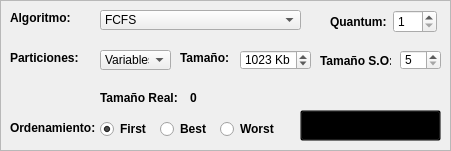
     <widget class="QFrame" name="frame">
      <property name="geometry">
       <rect>
        <x>10</x>
        <y>0</y>
        <width>451</width>
        <height>151</height>
       </rect>
      </property>
      <property name="font">
       <font>
        <pointsize>9</pointsize>
       </font>
      </property>
      <property name="frameShape">
       <enum>QFrame::StyledPanel</enum>
      </property>
      <property name="frameShadow">
       <enum>QFrame::Raised</enum>
      </property>
      <widget class="QWidget" name="layoutWidget_4">
       <property name="geometry">
        <rect>
         <x>330</x>
         <y>10</y>
         <width>107</width>
         <height>24</height>
        </rect>
       </property>
       <property name="font">
        <font>
         <pointsize>9</pointsize>
        </font>
       </property>
       <layout class="QHBoxLayout" name="lay_quantum">
        <item>
         <widget class="QLabel" name="lab_quantum">
          <property name="font">
           <font>
            <pointsize>9</pointsize>
            <weight>75</weight>
            <bold>true</bold>
           </font>
          </property>
          <property name="text">
           <string>Quantum:</string>
          </property>
         </widget>
        </item>
        <item>
         <widget class="QSpinBox" name="quantum">
          <property name="font">
           <font>
            <pointsize>9</pointsize>
           </font>
          </property>
          <property name="autoFillBackground">
           <bool>true</bool>
          </property>
          <property name="styleSheet">
           <string notr="true"/>
          </property>
          <property name="minimum">
           <number>1</number>
          </property>
          <property name="maximum">
           <number>10</number>
          </property>
         </widget>
        </item>
       </layout>
      </widget>
      <widget class="QLabel" name="lab_orden">
       <property name="geometry">
        <rect>
         <x>10</x>
         <y>120</y>
         <width>91</width>
         <height>16</height>
        </rect>
       </property>
       <property name="font">
        <font>
         <family>Arial</family>
         <pointsize>9</pointsize>
         <weight>75</weight>
         <italic>false</italic>
         <bold>true</bold>
        </font>
       </property>
       <property name="mouseTracking">
        <bool>false</bool>
       </property>
       <property name="styleSheet">
        <string notr="true"/>
       </property>
       <property name="text">
        <string>Ordenamiento:</string>
       </property>
      </widget>
      <widget class="QRadioButton" name="FF">
       <property name="geometry">
        <rect>
         <x>100</x>
         <y>120</y>
         <width>51</width>
         <height>18</height>
        </rect>
       </property>
       <property name="font">
        <font>
         <pointsize>9</pointsize>
         <weight>75</weight>
         <bold>true</bold>
        </font>
       </property>
       <property name="text">
        <string>First</string>
       </property>
       <property name="checkable">
        <bool>true</bool>
       </property>
       <property name="checked">
        <bool>true</bool>
       </property>
      </widget>
      <widget class="QRadioButton" name="BF">
       <property name="enabled">
        <bool>true</bool>
       </property>
       <property name="geometry">
        <rect>
         <x>160</x>
         <y>120</y>
         <width>51</width>
         <height>18</height>
        </rect>
       </property>
       <property name="font">
        <font>
         <pointsize>9</pointsize>
         <weight>75</weight>
         <bold>true</bold>
        </font>
       </property>
       <property name="text">
        <string>Best</string>
       </property>
       <property name="checkable">
        <bool>true</bool>
       </property>
      </widget>
      <widget class="QRadioButton" name="WF">
       <property name="geometry">
        <rect>
         <x>220</x>
         <y>120</y>
         <width>61</width>
         <height>18</height>
        </rect>
       </property>
       <property name="font">
        <font>
         <pointsize>9</pointsize>
         <weight>75</weight>
         <bold>true</bold>
        </font>
       </property>
       <property name="text">
        <string>Worst</string>
       </property>
      </widget>
      <widget class="QLabel" name="lab_algoritmo">
       <property name="geometry">
        <rect>
         <x>10</x>
         <y>10</y>
         <width>61</width>
         <height>16</height>
        </rect>
       </property>
       <property name="font">
        <font>
         <family>Arial</family>
         <pointsize>9</pointsize>
         <weight>75</weight>
         <italic>false</italic>
         <bold>true</bold>
        </font>
       </property>
       <property name="mouseTracking">
        <bool>false</bool>
       </property>
       <property name="styleSheet">
        <string notr="true"/>
       </property>
       <property name="text">
        <string>Algoritmo:</string>
       </property>
      </widget>
      <widget class="QComboBox" name="algoritmo">
       <property name="geometry">
        <rect>
         <x>100</x>
         <y>10</y>
         <width>201</width>
         <height>20</height>
        </rect>
       </property>
       <property name="font">
        <font>
         <pointsize>9</pointsize>
        </font>
       </property>
       <property name="currentIndex">
        <number>0</number>
       </property>
       <property name="frame">
        <bool>true</bool>
       </property>
       <item>
        <property name="text">
         <string>FCFS</string>
        </property>
       </item>
       <item>
        <property name="text">
         <string>SJF</string>
        </property>
       </item>
       <item>
        <property name="text">
         <string>SRTF</string>
        </property>
       </item>
       <item>
        <property name="text">
         <string>RR</string>
        </property>
       </item>
       <item>
        <property name="text">
         <string>CM</string>
        </property>
       </item>
      </widget>
      <widget class="QLabel" name="lab_particion">
       <property name="geometry">
        <rect>
         <x>10</x>
         <y>50</y>
         <width>71</width>
         <height>16</height>
        </rect>
       </property>
       <property name="font">
        <font>
         <family>Arial</family>
         <pointsize>9</pointsize>
         <weight>75</weight>
         <italic>false</italic>
         <bold>true</bold>
        </font>
       </property>
       <property name="mouseTracking">
        <bool>false</bool>
       </property>
       <property name="styleSheet">
        <string notr="true"/>
       </property>
       <property name="text">
        <string>Particiones:</string>
       </property>
      </widget>
      <widget class="QComboBox" name="particion">
       <property name="geometry">
        <rect>
         <x>100</x>
         <y>50</y>
         <width>71</width>
         <height>20</height>
        </rect>
       </property>
       <property name="font">
        <font>
         <pointsize>9</pointsize>
        </font>
       </property>
       <property name="currentIndex">
        <number>0</number>
       </property>
       <property name="frame">
        <bool>true</bool>
       </property>
       <item>
        <property name="text">
         <string>Variables</string>
        </property>
       </item>
       <item>
        <property name="text">
         <string>Fijas</string>
        </property>
       </item>
      </widget>
      <widget class="QLabel" name="lab_tam_memoria">
       <property name="geometry">
        <rect>
         <x>180</x>
         <y>50</y>
         <width>55</width>
         <height>16</height>
        </rect>
       </property>
       <property name="font">
        <font>
         <family>Arial</family>
         <pointsize>9</pointsize>
         <weight>75</weight>
         <italic>false</italic>
         <bold>true</bold>
        </font>
       </property>
       <property name="text">
        <string>Tamaño:</string>
       </property>
       <property name="margin">
        <number>0</number>
       </property>
      </widget>
      <widget class="QSpinBox" name="tam_memoria">
       <property name="geometry">
        <rect>
         <x>240</x>
         <y>50</y>
         <width>71</width>
         <height>20</height>
        </rect>
       </property>
       <property name="font">
        <font>
         <pointsize>9</pointsize>
        </font>
       </property>
       <property name="tabletTracking">
        <bool>true</bool>
       </property>
       <property name="toolTip">
        <string>Tamaño de la memoria</string>
       </property>
       <property name="autoFillBackground">
        <bool>false</bool>
       </property>
       <property name="frame">
        <bool>true</bool>
       </property>
       <property name="suffix">
        <string> Kb</string>
       </property>
       <property name="minimum">
        <number>10</number>
       </property>
       <property name="maximum">
        <number>4096</number>
       </property>
       <property name="singleStep">
        <number>1</number>
       </property>
       <property name="value">
        <number>1023</number>
       </property>
      </widget>
      <widget class="QPushButton" name="bot_carga_procesos">
       <property name="geometry">
        <rect>
         <x>300</x>
         <y>110</y>
         <width>141</width>
         <height>31</height>
        </rect>
       </property>
       <property name="font">
        <font>
         <pointsize>9</pointsize>
         <weight>75</weight>
         <bold>true</bold>
        </font>
       </property>
       <property name="styleSheet">
        <string notr="true">background:transparent;</string>
       </property>
       <property name="text">
        <string>Cargar Procesos</string>
       </property>
       <property name="icon">
        <iconset>
         <normaloff>iconos/img_bot_carga_procesos.png</normaloff>iconos/img_bot_carga_procesos.png</iconset>
       </property>
       <property name="iconSize">
        <size>
         <width>30</width>
         <height>30</height>
        </size>
       </property>
      </widget>
      <widget class="QLabel" name="lab_tam_so">
       <property name="geometry">
        <rect>
         <x>320</x>
         <y>50</y>
         <width>71</width>
         <height>21</height>
        </rect>
       </property>
       <property name="font">
        <font>
         <family>Arial</family>
         <pointsize>9</pointsize>
         <weight>75</weight>
         <bold>true</bold>
        </font>
       </property>
       <property name="text">
        <string>Tamaño S.O:</string>
       </property>
      </widget>
      <widget class="QSpinBox" name="tam_so">
       <property name="geometry">
        <rect>
         <x>400</x>
         <y>50</y>
         <width>41</width>
         <height>20</height>
        </rect>
       </property>
       <property name="minimum">
        <number>5</number>
       </property>
       <property name="maximum">
        <number>20</number>
       </property>
      </widget>
      <widget class="QLabel" name="lab_tam_real">
       <property name="geometry">
        <rect>
         <x>100</x>
         <y>90</y>
         <width>81</width>
         <height>16</height>
        </rect>
       </property>
       <property name="font">
        <font>
         <family>Arial</family>
         <pointsize>9</pointsize>
         <weight>75</weight>
         <bold>true</bold>
        </font>
       </property>
       <property name="text">
        <string>Tamaño Real:</string>
       </property>
      </widget>
      <widget class="QLabel" name="tam_real">
       <property name="geometry">
        <rect>
         <x>190</x>
         <y>90</y>
         <width>61</width>
         <height>16</height>
        </rect>
       </property>
       <property name="font">
        <font>
         <family>Arial</family>
         <pointsize>9</pointsize>
         <weight>75</weight>
         <bold>true</bold>
        </font>
       </property>
       <property name="text">
        <string>0</string>
       </property>
      </widget>
     </widget>
